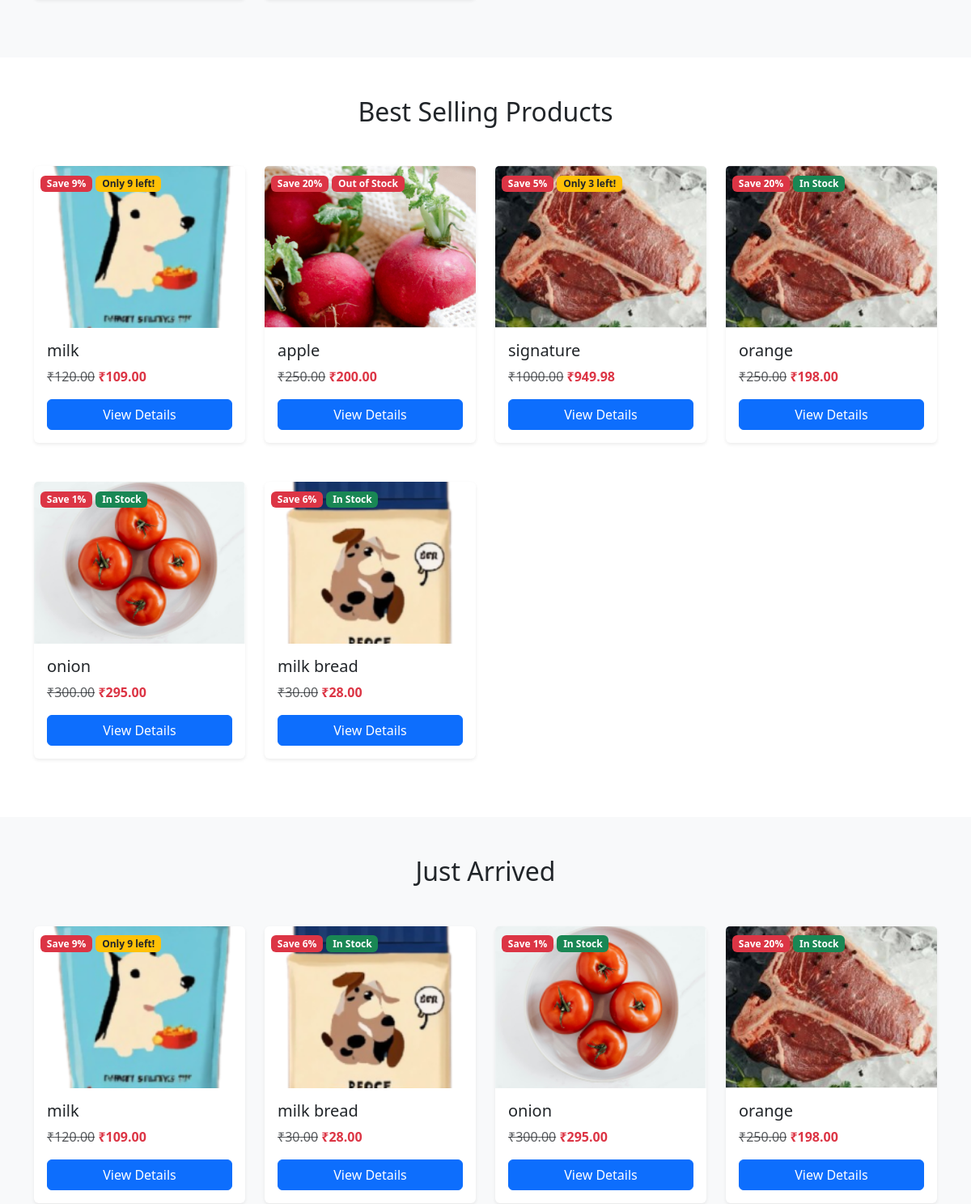
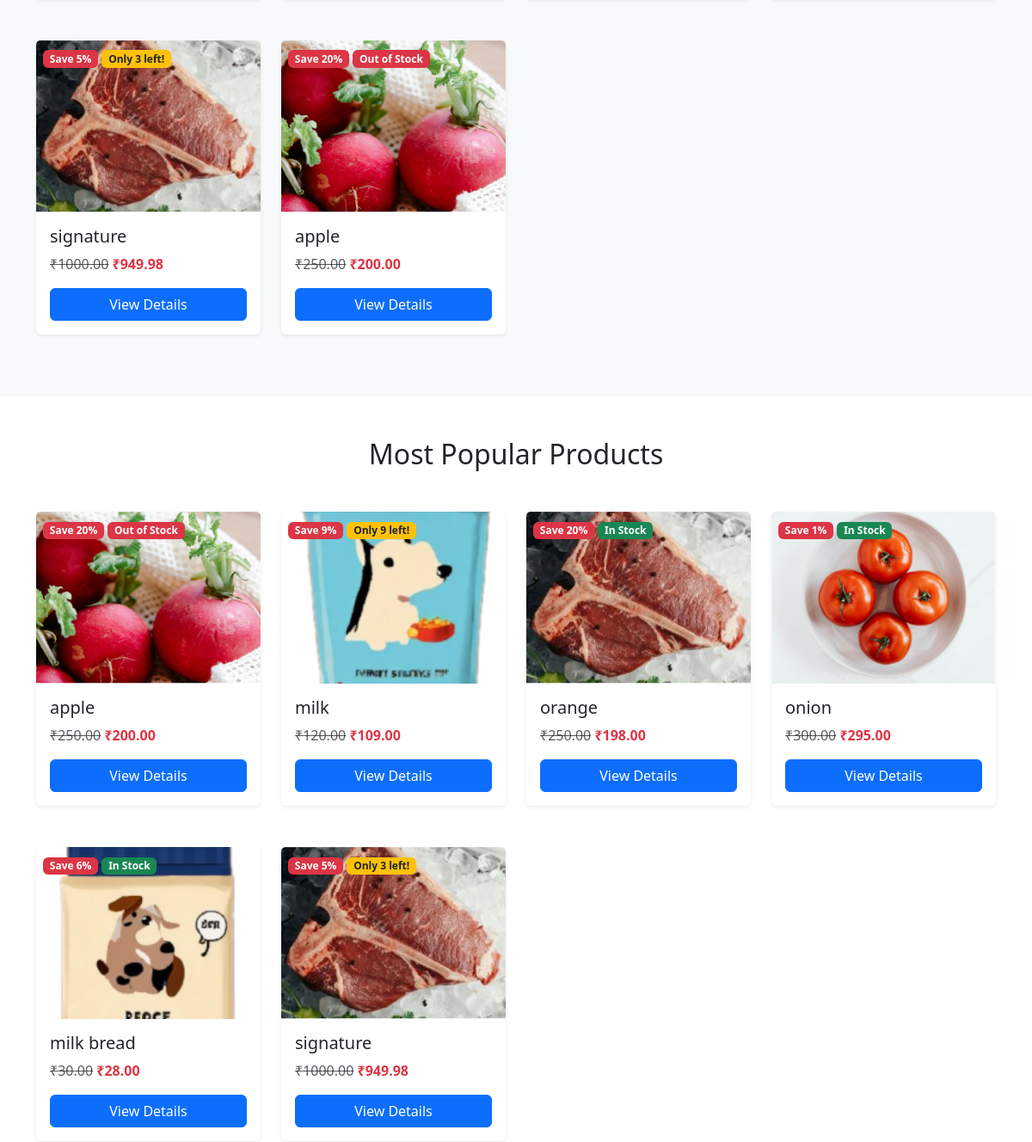
Before: / (middle part) with the older database file (2 pictures, top to bottom).
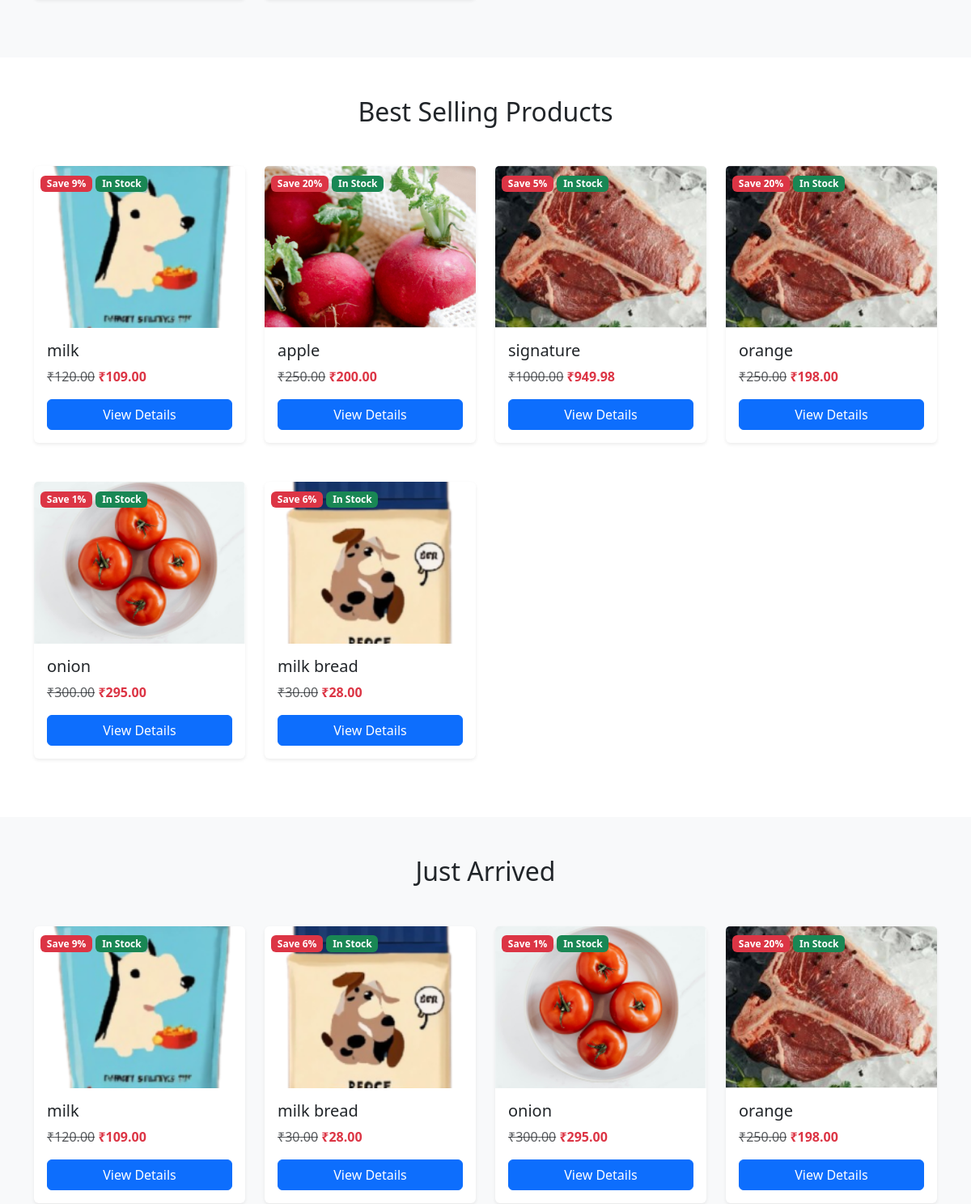
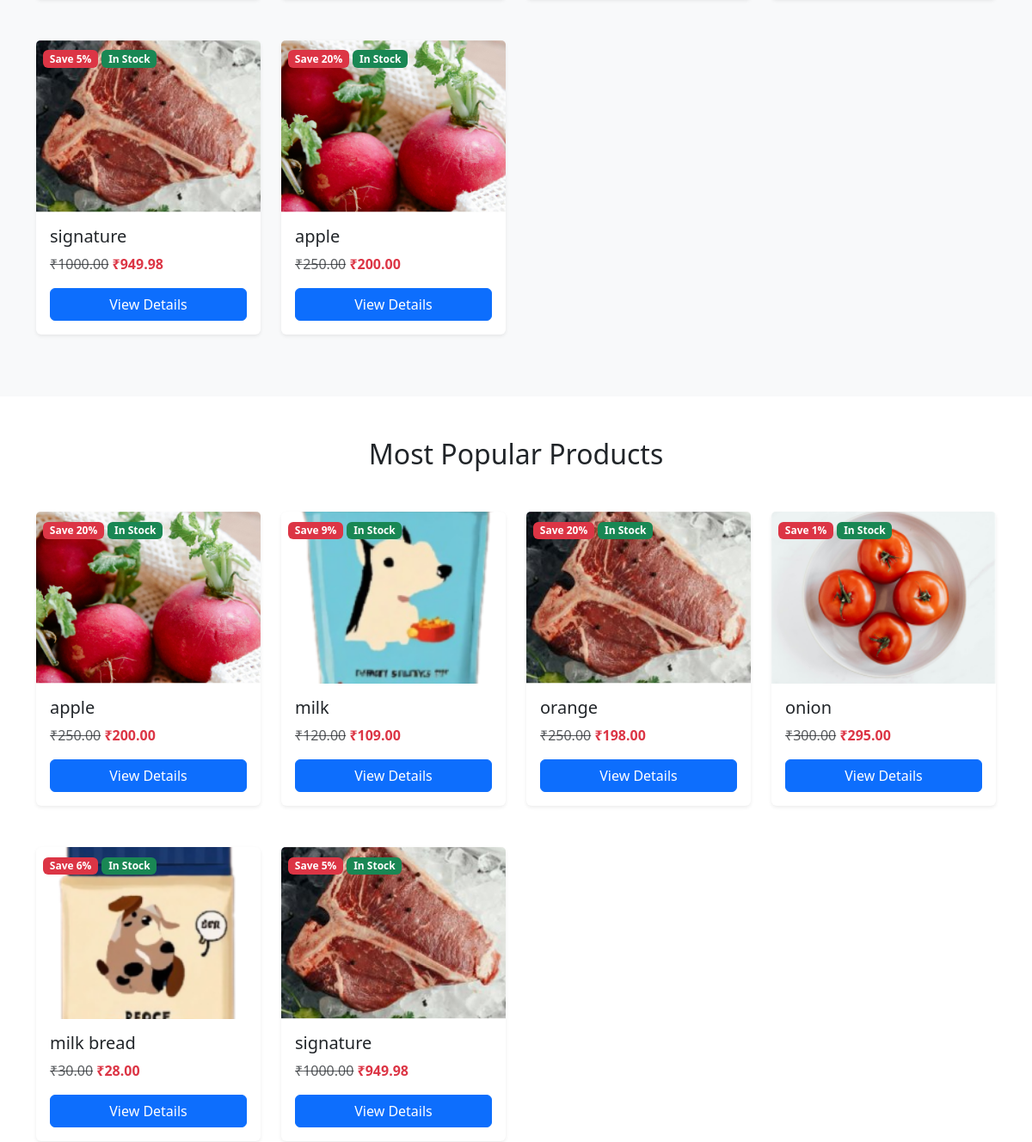
After: the same page with the newer database file (2 pictures, top to bottom).
### shop/views.py (the view)
# urls.py: path('', views.index, name='index'),
def index(request):
    categories = Category.objects.all()
    featured_products = Product.objects.filter(available=True, is_featured=True)[:8]
    best_selling = Product.objects.filter(available=True).order_by('-sold_count')[:10]
    just_arrived = Product.objects.filter(available=True).order_by('-created_at')[:10]
    most_popular = Product.objects.filter(available=True).order_by('-views')[:8]
    context = {
        'categories': categories,
       'featured_products': featured_products,
        'best_selling': best_selling,
        'just_arrived': just_arrived,
        'most_popular': most_popular,
    }
    return render(request, 'shop/index.html', context)

### shop/models.py (called while the page is built)
    @property
    def get_discount_percentage(self):
        if self.discount_price:
            return int(100 - (self.discount_price / self.price * 100))
        return 0

### shop/templates/shop/index.html (shortened to what this page needs)
{% extends 'shop/base.html' %}
{% load static %}
{% block content %}
{% with sections=featured_products title="Featured Products" bg_class="bg-light" %}
    {% include "shop/partials/product_section.html" %}
{% endwith %}
{% with sections=best_selling title="Best Selling Products" %}
    {% include "shop/partials/product_section.html" %}
{% endwith %}
{% with sections=just_arrived title="Just Arrived" bg_class="bg-light" %}
    {% include "shop/partials/product_section.html" %}
{% endwith %}
{% with sections=most_popular title="Most Popular Products" %}
    {% include "shop/partials/product_section.html" %}
{% endwith %}
{% endblock %}

Changed rows visible on the page:
changed Product (number 1 of 6 on the later page): stock 9 → 120 (drawn)
changed Product (number 2 of 6 on the later page): stock 0 → 63 (drawn)
changed Product (number 3 of 6 on the later page): stock 3 → 84 (drawn)
